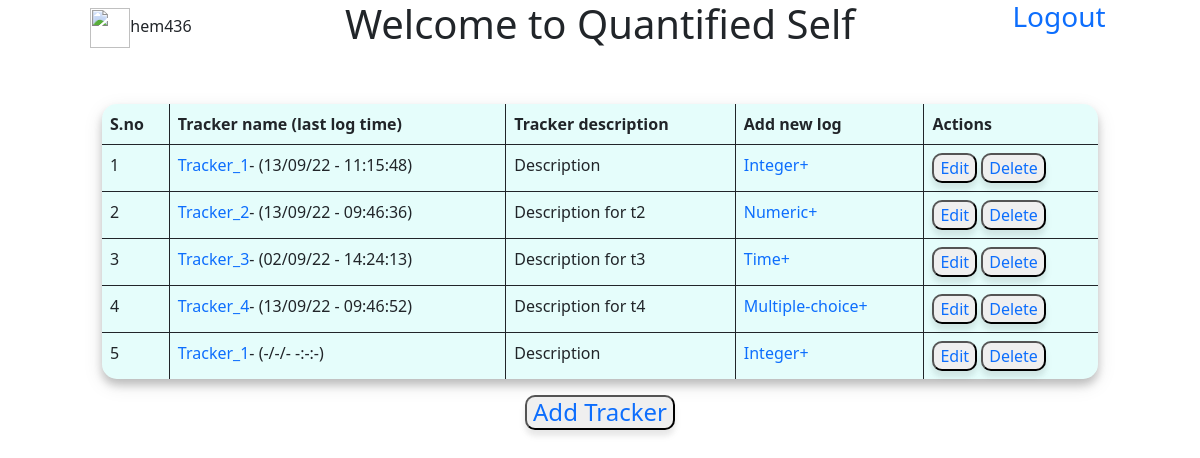
The page /main (signed in) on the database as committed earlier.
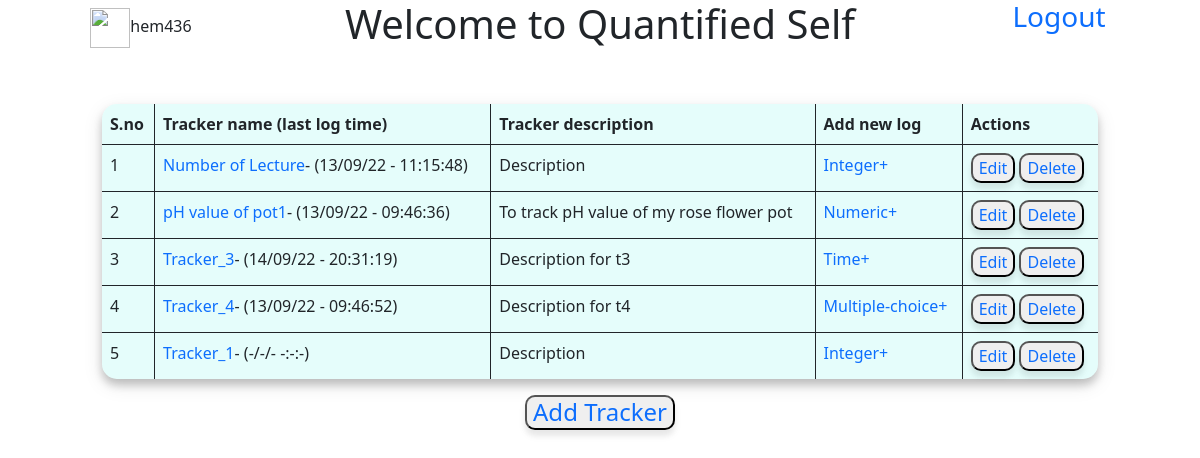
The same page on the database as committed later.
### database.py (models this page shows)
class User(db.Model,UserMixin):
    id=db.Column(db.Integer,primary_key=True,autoincrement=True)
    username=db.Column(db.String,nullable=False,unique=True)
    password=db.Column(db.String,nullable=False)
    trackers=db.relationship("tracker",cascade='all',backref="parent")
    email = db.Column(db.String, unique=True)
    active = db.Column(db.Boolean())
    fs_uniquifier = db.Column(db.String(255), unique=True, nullable=False)
    roles = db.relationship('Role', secondary=roles_users,backref=db.backref('users', lazy='dynamic'))

class tracker(db.Model):
    user_id=db.Column(db.Integer,db.ForeignKey('user.id'),nullable=False)
    tracker_id=db.Column(db.Integer,primary_key=True,autoincrement=True)
    name=db.Column(db.String(30),nullable=False)
    desc=db.Column(db.String)
    type=db.Column(db.String,nullable=False)
    settings=db.Column(db.String)
    lastupdate=db.Column(db.DateTime)
    logs=db.relationship("log",cascade='all', backref="parent")

### application/controllers.py (the view)
@app.route('/main')
@login_required
def main():
    return render_template('main.html',user=current_user,datetime=datetime)

### application/controllers.py (called while the page is built)
@login_manager.user_loader
def load_user(id):
    u=User.query.filter(User.fs_uniquifier==id).one()
    return u

### templates/main.html (shortened to what this page needs)
<!DOCTYPE html>
<html lang="en" dir="ltr">
  <head>
    <link href="https://cdn.jsdelivr.net/npm/bootstrap@5.0.2/dist/css/bootstrap.min.css" rel="stylesheet">
    <link rel="stylesheet" href="/static/main.css">
  </head>
  <body>
    <div class="row">
      <div class="col-sm-3 d-flex justify-content-center">
        <span class="align-self-center"><img src='/static/userimg.png' width="40px" height="40px" />{{user.username}}</span>
      </div>
      <div class="col-sm-6 d-flex justify-content-center">
        <h1>Welcome to Quantified Self</h1>
      </div>
      <div class="col-sm-3 d-flex justify-content-center">
        <a class="h3" href="/logout" align="right">Logout</a>
      </div>
    </div>
    <br>
    <br>
    <div class="row main ">
      <div class="col-10 offset-1">
        <table class='table table-bordered tracker_table'>
          <thead>
            <tr>
              <th>S.no</th>
              <th>Tracker name (last log time)</th>
              <th>Tracker description</th>
              <th>Add new log</th>
              <th>Actions</th>
            </tr>
          </thead>
          <tbody>
            {% for t in user.trackers %}
            <tr>
              <td>{{loop.index}}</td>
              <td><a href="/tracker/{{t.tracker_id}}">{{t.name}}</a>- {% if t.lastupdate %}({{datetime.strftime(t.lastupdate,'%d/%m/%y - %H:%M:%S')}}){% else %} (-/-/- -:-:-) {% endif %}</td>
              <td>{{t.desc}}</td>
              <td><a href="/{{t.tracker_id}}/log/add">{{t.type}}+</a></td>
              <td>
                <button type="button" value="edit"><a href="/tracker/{{t.tracker_id}}/update">Edit</a></button>
                <button type="button" value="delete"><a href="/tracker/{{t.tracker_id}}/delete">Delete</a></button>
              </td>
            </tr>
            {% endfor %}
          </tbody>
        </table>
        <div class="text-center">
          <button class="button" type="button" name="button"><a class="h4" href="/tracker/add">Add Tracker</a> </button>
        </div>
      </div>
    </div>
  </body>
</html>

### static/main.css (style rules this page uses)
.table { box-shadow: 0 6px 8px 0 rgba(0, 0, 0, 0.2), 0 6px 20px 0 rgba(0, 0, 0, 0.1); background-color: #8bf7ed38; border-radius: 15px; border: hidden; }
button { box-shadow: 0 6px 8px 0 rgba(0, 0, 0, 0.05), 0 6px 5px 0 rgba(0, 0, 0, 0.05); border-radius: 10px; }
a { text-decoration: none; }

Rows that differ between the two databases and show on the page:
changed tracker: name "Tracker_1" → "Number of Lecture"
changed tracker "Numeric": name "Tracker_2" → "pH value of pot1"; desc "Description for t2" → "To track pH value of my rose flower pot"
changed tracker "Tracker_3": strftime "02/09/22 - 14:24:13" → "14/09/22 - 20:31:19"
